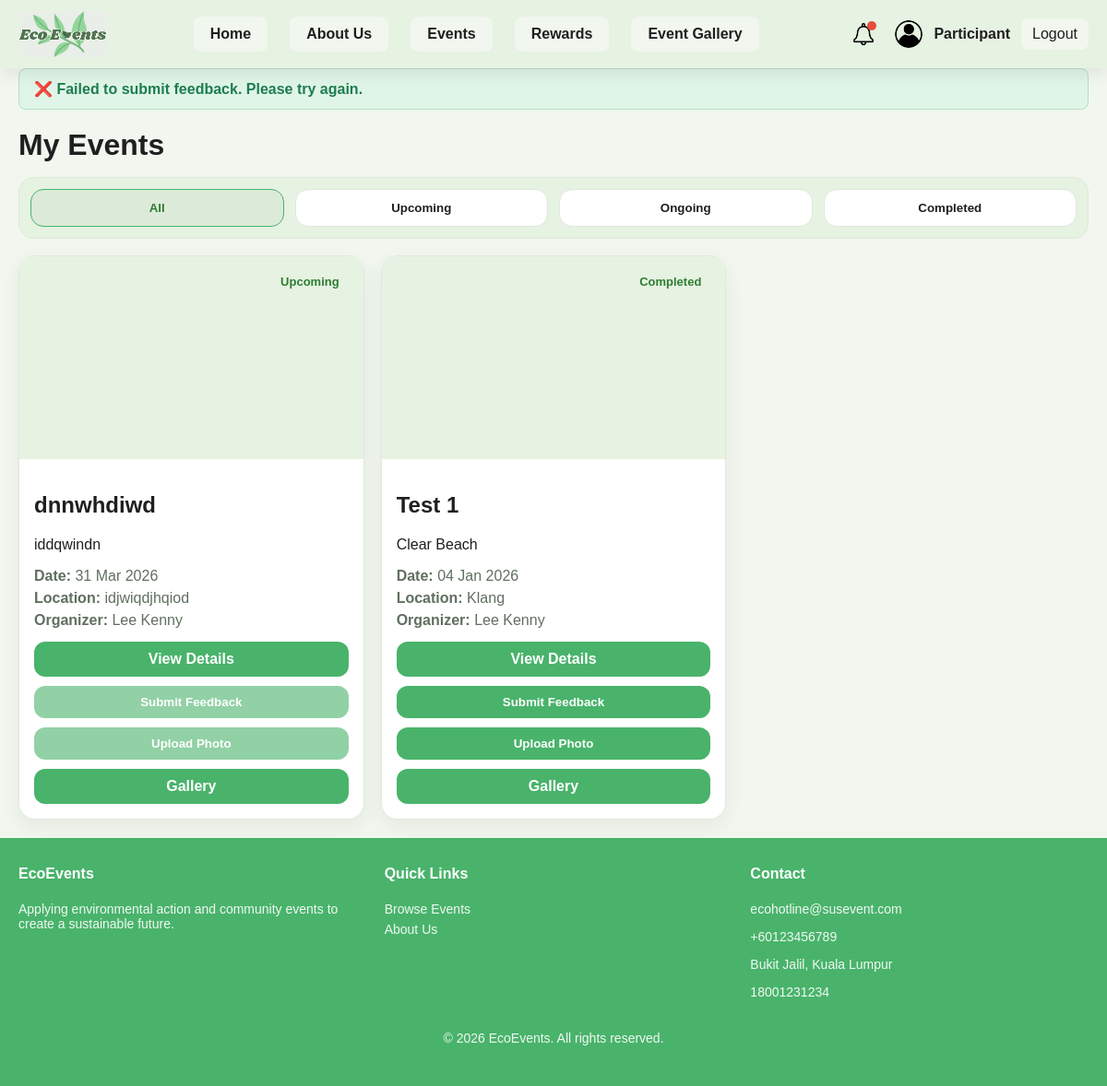
The app's page /Sustainableapp/my_events.php?feedback=invalid (signed in) with its own data.
### tables this page shows
CREATE TABLE `event_participants` (
  `id` int(11) NOT NULL,
  `event_id` int(11) NOT NULL,
  `user_id` int(11) NOT NULL,
  `joined_at` timestamp NOT NULL DEFAULT current_timestamp(),
  `participation_status` varchar(50) NOT NULL DEFAULT 'joined',
  `attendance_status` varchar(20) DEFAULT 'pending'
);

CREATE TABLE `events` (
  `id` int(11) NOT NULL,
  `event_name` varchar(255) NOT NULL,
  `event_date` date NOT NULL,
  `event_time` time DEFAULT NULL,
  `event_location` varchar(255) NOT NULL,
  `event_type` varchar(100) NOT NULL,
  `max_participants` int(11) DEFAULT NULL,
  `description` text DEFAULT NULL,
  `sustainability_goals` text DEFAULT NULL,
  `event_image` varchar(255) DEFAULT NULL,
  `status` varchar(50) DEFAULT 'Pending',
  `created_at` timestamp NOT NULL DEFAULT current_timestamp(),
  `last_updated_at` timestamp NULL DEFAULT NULL,
  `update_notice` varchar(255) DEFAULT NULL,
  `show_update_notice` tinyint(1) DEFAULT 0,
  `waste_report` text DEFAULT NULL,
  `organizer_id` int(11) DEFAULT NULL
);

CREATE TABLE `user` (
  `user_id` int(11) NOT NULL,
  `user_fullname` varchar(255) NOT NULL,
  `user_email` varchar(255) NOT NULL,
  `user_username` varchar(255) NOT NULL,
  `user_phoneNumber` varchar(50) NOT NULL,
  `user_password` varchar(255) NOT NULL,
  `user_profilePicture` varchar(255) DEFAULT NULL,
  `user_role` varchar(20) NOT NULL,
  `user_point` int(11) NOT NULL,
  `user_organization` varchar(255) DEFAULT NULL,
  `user_reason` varchar(255) DEFAULT NULL,
  `user_document` varchar(255) DEFAULT NULL,
  `user_status` varchar(255) NOT NULL,
  `user_registerDate` datetime NOT NULL DEFAULT current_timestamp()
);

### Sustainableapp/my_events.php (the view, shortened to what this page needs)
<?php
include("config.php");
$user_id = (int) $_SESSION['user_id'];
$stmt = $conn->prepare("
    SELECT
        ep.participation_status,
        ep.attendance_status,
        e.id AS event_id,
        e.event_name,
        e.description,
        e.event_date,
        e.event_time,
        e.event_location,
        e.organizer_id,
        u.user_fullname AS organizer_name
    FROM event_participants ep
    JOIN events e ON ep.event_id = e.id
    LEFT JOIN `user` u ON e.organizer_id = u.user_id
    WHERE ep.user_id = ?
      AND ep.participation_status != 'cancelled'
    ORDER BY e.event_date DESC
");
$stmt->bind_param("i", $user_id);
$stmt->execute();
$result = $stmt->get_result();
?>
<!DOCTYPE html>
<html lang="en">
<head>
<link rel="stylesheet" href="css/style.css">
</head>
<body>
<?php include("header.php"); ?>
<main class="container">
<?php if (isset($_GET['feedback'])): ?>
    <?php if ($_GET['feedback'] === 'success'): ?>
        <div class="success-message">
            ✅ Feedback submitted successfully! +5 points added.
        </div>
    <?php elseif ($_GET['feedback'] === 'already_submitted'): ?>
        <div class="success-message">
            ⚠️ You have already submitted feedback for this event.
        </div>
    <?php elseif ($_GET['feedback'] === 'notallowed'): ?>
        <div class="success-message">
            ❌ You are not allowed to submit feedback for this event.
        </div>
    <?php elseif ($_GET['feedback'] === 'invalid'): ?>
        <div class="success-message">
            ❌ Failed to submit feedback. Please try again.
        </div>
    <?php endif; ?>
<?php endif; ?>
<h1 class="page-title">My Events</h1>
<div class="my-tabs">
    <button class="my-tab active" data-filter="all">All</button>
    <button class="my-tab" data-filter="upcoming">Upcoming</button>
    <button class="my-tab" data-filter="ongoing">Ongoing</button>
    <button class="my-tab" data-filter="completed">Completed</button>
</div>
<section class="my-grid">
<?php if ($result && $result->num_rows > 0): ?>
    <?php while ($row = $result->fetch_assoc()): ?>
        <?php
        $currentTimestamp = time();
        $eventTimestamp = strtotime($row['event_date'] . ' ' . (!empty($row['event_time']) ? $row['event_time'] : '23:59:59'));
        if ($eventTimestamp < $currentTimestamp) {
            $displayStatus = "completed";
        } elseif ($row['event_date'] === date("Y-m-d")) {
            $displayStatus = "ongoing";
        } else {
            $displayStatus = "upcoming";
        }
        ?>
        <article class="my-card" data-status="<?= $displayStatus ?>">
            <div class="my-img">
                <span class="my-badge"><?= ucfirst($displayStatus) ?></span>
            </div>
            <div class="my-body">
                <h2><?= htmlspecialchars($row['event_name']) ?></h2>
                <p><?= htmlspecialchars($row['description']) ?></p>
                <ul class="my-meta">
                    <li><strong>Date:</strong> <?= date("d M Y", strtotime($row['event_date'])) ?></li>
                    <li><strong>Location:</strong> <?= htmlspecialchars($row['event_location']) ?></li>
                    <li><strong>Organizer:</strong> <?= htmlspecialchars($row['organizer_name'] ?? 'Organizer') ?></li>
                </ul>
                <a href="eventdetails.php?id=<?= (int)$row['event_id'] ?>" class="my-btn">View Details</a>
                <?php if ($displayStatus === 'completed'): ?>
                    <button
                        type="button"
                        class="my-btn"
                        onclick="openFeedbackModal(<?= (int)$row['event_id'] ?>, '<?= htmlspecialchars(addslashes($row['event_name'])) ?>')">
                        Submit Feedback
                    </button>
                    <button
                        type="button"
                        class="my-btn"
                        onclick="openUploadModal(<?= (int)$row['event_id'] ?>, '<?= htmlspecialchars(addslashes($row['event_name'])) ?>', '<?= date("d M Y", strtotime($row['event_date'])) ?>', '<?= htmlspecialchars(addslashes($row['organizer_name'] ?? 'Organizer')) ?>')">
                        Upload Photo
                    </button>
                <?php else: ?>
                    <button class="my-btn disabled-btn" disabled>Submit Feedback</button>
                    <button class="my-btn disabled-btn" disabled>Upload Photo</button>
                <?php endif; ?>
                <a href="gallery_view.php?event_id=<?= (int)$row['event_id'] ?>" class="my-btn">
                    Gallery
                </a>
            </div>
        </article>
    <?php endwhile; ?>
<?php else: ?>
    <p>No events found.</p>
<?php endif; ?>
</section>
</main>
<?php include("footer.php"); ?>
</body>
</html>

### Sustainableapp/css/style.css (style rules this page uses)
:root { --primary: #49b36b; --secondary: #dcebd9; --background: #f1f7ee; --light: #e6f2e2; --accent: #d7e6d2; --dark: #1f1f1f; --text-dark: #1f1f1f; --text-muted: #5f6f5f; --white: #ffffff; --bg-main: #f1f7ee; --bg-card: #ffffff; --bg-soft: #e6f2e2; --border: #dfe8dc; --text-main: #1f1f1f; --text-soft: #5f6f5f; --text-white: #ffffff; --primary-light: #dcebd9; --primary-dark: #2f7d32; --shadow: 0 8px 24px rgba(0, 0, 0, 0.06); --success-bg: #dff5e7; --success-text: #1e7d4f; --warning-bg: #fff4d6; --warning-text: #8a6a16; --error-bg: #fde8e8; --error-text: #b42318; --nav-h: 76px; }
* { box-sizing: border-box; font-family: Arial, sans-serif; }
body { margin: 0; background: var(--background); color: var(--text-dark); padding-top: var(--nav-h); }
a { text-decoration: none; color: var(--text-dark); }
.container { width: 100%; max-width: 1200px; margin: 0 auto; padding: 0 20px; }
.page-title { font-size: 32px; margin: 18px 0 16px; }
.my-tabs { display: grid; grid-template-columns: repeat(4, 1fr); gap: 12px; background: #e8e8e8; padding: 12px; border-radius: 8px; margin-bottom: 18px; }
.my-tab { border: none; background: #cccccc; padding: 12px 10px; cursor: pointer; font-weight: 800; border-radius: 8px; }
.my-tab.active { background: #aaaaaa; }
.my-grid { display: grid; grid-template-columns: repeat(3, 1fr); gap: 18px; }
.my-card { border: 1px solid #ddd; border-radius: 10px; overflow: hidden; background: #ffffff; }
.my-img { height: 220px; background: #d9d9d9; position: relative; }
.my-badge { position: absolute; top: 14px; right: 14px; background: #bdbdbd; padding: 6px 10px; font-weight: 800; border-radius: 6px; font-size: 13px; }
.my-body { background: #eeeeee; padding: 16px; }
.my-meta { list-style: none; padding: 0; margin: 12px 0 14px; }
.my-meta li { margin: 6px 0; }
.my-btn { display: block; width: 100%; padding: 10px; margin-top: 10px; background: #d0d0d0; border: none; cursor: pointer; text-align: center; font-weight: 800; color: #000; border-radius: 8px; }
.disabled-btn { opacity: 0.5; cursor: not-allowed; }
button:disabled { pointer-events: none; }
* { max-width: 100%; }
body { overflow-x: hidden; }
a, button, .event-card, .my-card, .redeem-card, .gallery-card { transition: all 0.25s ease; }
button:disabled { opacity: 0.6; cursor: not-allowed; transform: none !important; }
.event-card, .my-card, .gallery-card, .profile-block, .redeem-card, .table-wrap, .card { background: var(--white); border: 1px solid #dfe8dc; box-shadow: 0 4px 10px rgba(0,0,0,0.05); }
.success-message { background:#d4edda; color:#155724; padding:12px 16px; border-radius:8px; margin-bottom:20px; font-weight:600; }
body { background: var(--bg-main); color: var(--text-main); }
.page-title, .rewards-title, .profile-title, .section-title, .profile-block-title { color: var(--text-main); }
.profile-card, .profile-block, .rewards-summary, .table-wrap, .my-card, .redeem-card, .notification-item, .card { background: var(--bg-card); border: 1px solid var(--border); border-radius: 18px; box-shadow: var(--shadow); }
.profile-block-title, .rewards-table thead th, .summary-label-box, .my-tab.active, .my-badge { background: var(--bg-soft); color: var(--text-main); }
.profile-row span:first-child, .summary-label, .redeem-note, .notification-time, .my-meta li, .profile-check span, .my-desc { color: var(--text-soft); }
.btn, .redeem-btn, .submit-btn, .upload-btn, .my-btn, .profile-action-btn { background: var(--primary); color: var(--text-white); border: none; border-radius: 12px; }
.my-tabs { background: var(--bg-soft); border: 1px solid var(--border); border-radius: 16px; }
.my-tab { background: var(--bg-card); border: 1px solid var(--border); color: var(--text-main); border-radius: 14px; }
.my-tab.active { background: var(--primary-light); color: var(--primary-dark); border-color: var(--primary); }
.my-card { overflow: hidden; }
.my-img { background: var(--bg-soft); }
.my-badge { color: var(--primary-dark); border-radius: 10px; padding: 6px 12px; font-weight: 700; }
.my-body { background: var(--bg-card); }
.my-title, .my-body h2 { color: var(--text-main); }
.success-message, .feedback-alert.feedback-success { background: var(--success-bg); color: var(--success-text); border: 1px solid #b7dfc0; }

### records on screen
event_participants: event.event_time "Upcoming", event.event_name "dnnwhdiwd", event.description "iddqwindn", event.event_date "31 Mar 2026", event.event_location "idjwiqdjhqiod", user.user_fullname "Lee Kenny", shows "Submit Feedback"
event_participants: event.event_time "Completed", event.event_name "Test 1", event.description "Clear Beach", event.event_date "04 Jan 2026", event.event_location "Klang", user.user_fullname "Lee Kenny"
